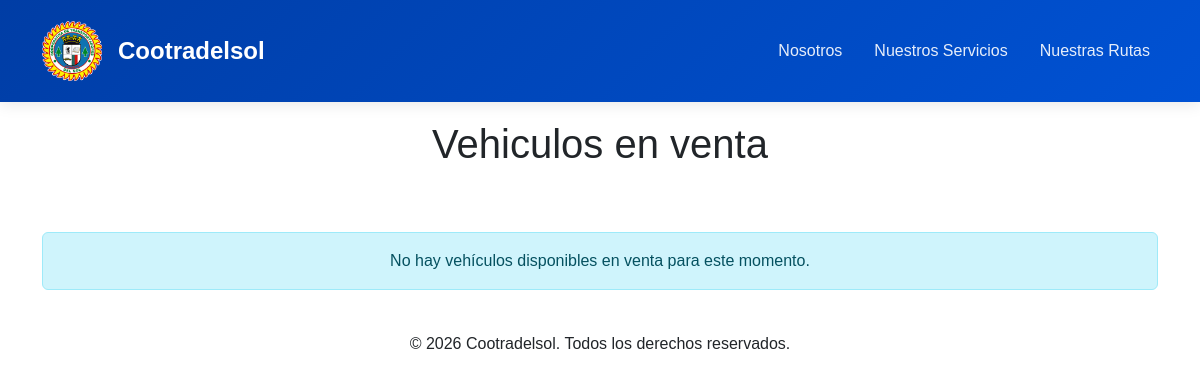
The app's page /vehiculos_venta/, older data.
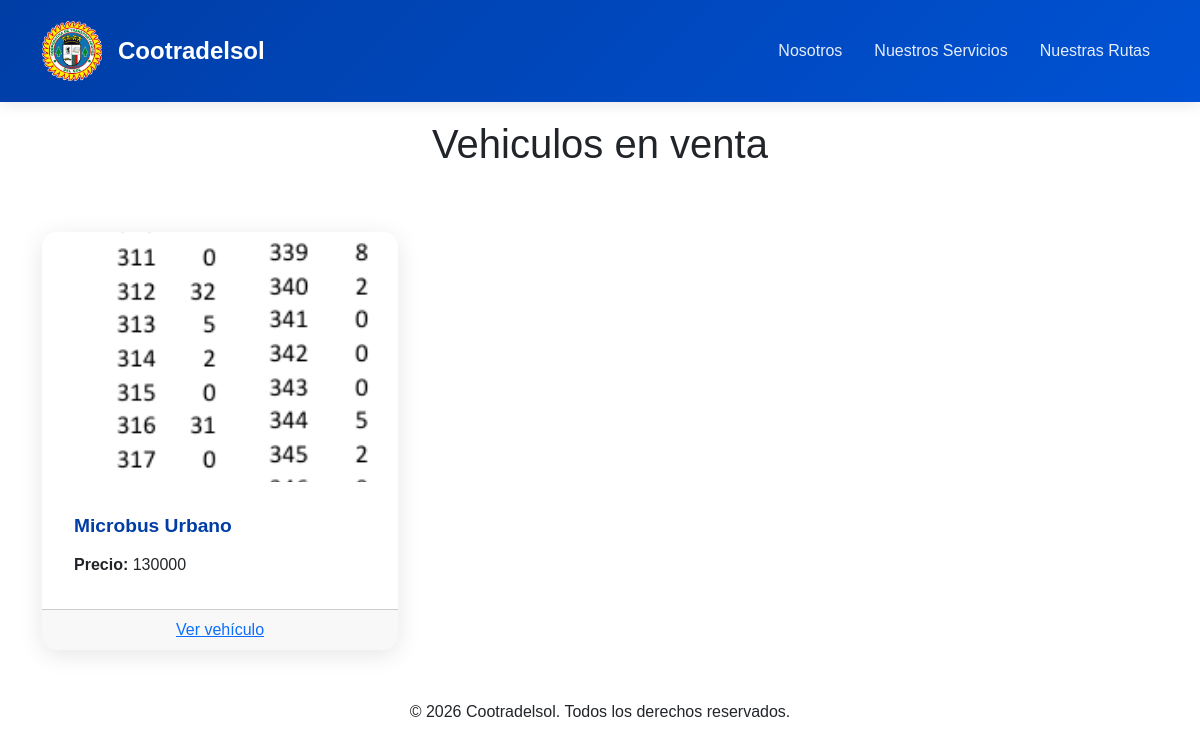
The same page, newer data.
### admin_cosol/models.py (models this page shows, shortened)
class Vehiculos (models.Model):
    TIPO_CHOICES = [
        ('Taxi','Taxi'),
        ('Microbus Urbano','Microbus urbano'),
        ('Camioneta intermunicipal','Camioneta intermunicipal'),
        ('Microbus intermunicipal','Microbus intermunicipal'),
    ]
    tipo_vehiculo = models.CharField(choices= TIPO_CHOICES, max_length=50, default='TAX')
    precio = models.CharField(max_length=20)
    marca = models.CharField(max_length=200)
    modelo = models.CharField(max_length=20)
    capacidad = models.CharField(max_length=2)
    descripcion = models.TextField(blank=True, null=True)
    imagen = models.ImageField( upload_to='vehiculos/',blank=True, null=True)

### admin_cosol/views.py (the view)
# urls.py: path('vehiculos_venta/', views.vehiculos_venta, name='vehiculos_venta' ),
def vehiculos_venta(request):
    vehiculos = Vehiculos.objects.all()
    return render(request, 'vehiculos_venta.html',{
        'vehiculos':vehiculos
    })

### admin_cosol/templates/vehiculos_venta.html (shortened to what this page needs)
<!DOCTYPE html>
<html lang="es">
<head>
    <link href="https://cdn.jsdelivr.net/npm/bootstrap@5.3.8/dist/css/bootstrap.min.css" rel="stylesheet">
    {% load static %}
    <link rel="stylesheet" href="{% static 'admin_cosol/css/vehiculos.css' %}">
</head>
<body>
    <nav class="navbar navbar-dark fixed-top">
        <div class="container">
            <a class="navbar-brand" href="/">
                <img src="{% static 'admin_cosol/img/logo.png' %}" alt="Logo Cootradelsol" width="60">
                <span>Cootradelsol</span>
            </a>
            <ul class="navbar-nav d-flex flex-row gap-3">
                <li class="nav-item">
                    <a class="nav-link" href="/#nosotros">Nosotros</a>
                </li>
                <li class="nav-item">
                    <a class="nav-link" href="/#servicios">Nuestros Servicios</a>
                </li>
                <li class="nav-item">
                    <a class="nav-link" href="/#rutas">Nuestras Rutas</a>
                </li>
            </ul>
        </div>
    </nav>
    <div class="section-title" data-aos="fade-up">
                <h2>Nuestros Servicios</h2>
            </div>
            <h1 class="section-title">Vehiculos en venta</h1>
{% if vehiculos|length == 0 %}
    <div class="container">
        <div class="alert alert-info text-center" role="alert">
            No hay vehículos disponibles en venta para este momento.
        </div>
    </div>
{% endif %}
    <div class="container">
        <div class="row g-4">
            {% for vehiculo in vehiculos %}
            <div class="col-md-4">
                <div class="card">
                    <img src="{{ vehiculo.imagen.url }}" alt="Imagen del vehiculo" class="card-img-top">
                    <div class="card-body">
                        <h5 class="card-title" style="font-size:larger;">{{ vehiculo.tipo_vehiculo }}</h5>
                        <p class="card-text"><strong>Precio:</strong> {{ vehiculo.precio }}</p>
                    </div>
                    <div class="card-footer text-center">
                        <a href="{% url 'detalle_vehiculo_venta' vehiculo.id %}">Ver vehículo</a>
                    </div>
                </div>
            </div>
            {% endfor %}
        </div>
    </div>
        <div style="margin: 50px 0; text-align: center;">
            <p>&copy; 2026 Cootradelsol. Todos los derechos reservados.</p>
        </div>
</body>
</html>

### admin_cosol/static/admin_cosol/css/vehiculos.css (style rules this page uses)
:root { --primary-color: #FDB913; --secondary-color: #003DA5; --dark-color: #1a1a1a; --light-color: #f8f9fa; }
* { margin: 0; padding: 0; box-sizing: border-box; }
body { font-family: 'Poppins', sans-serif; overflow-x: hidden; }
.navbar { background: linear-gradient(135deg, var(--secondary-color) 0%, #0052d4 100%); padding: 1rem 0; box-shadow: 0 2px 15px rgba(0,0,0,0.1); transition: all 0.3s ease; }
.navbar .container { display: flex; justify-content: space-between; align-items: center; flex-wrap: wrap; }
.navbar-brand { display: flex; align-items: center; gap: 1rem; color: white !important; font-weight: 700; font-size: 1.5rem; }
.navbar-brand img { transition: transform 0.3s ease; }
.nav-link { color: rgba(255,255,255,0.9) !important; font-weight: 500; margin: 0 0.5rem; position: relative; transition: all 0.3s ease; }
.nav-link::after { content: ''; position: absolute; bottom: 0; left: 50%; width: 0; height: 2px; background: var(--primary-color); transition: all 0.3s ease; transform: translateX(-50%); }
.section-title { text-align: center; margin-bottom: 4rem; position: relative; }
.section-title h2 { font-size: 2.5rem; font-weight: 700; color: var(--secondary-color); position: relative; display: inline-block; }
.section-title h2::after { content: ''; position: absolute; bottom: -10px; left: 50%; transform: translateX(-50%); width: 60px; height: 4px; background: var(--primary-color); border-radius: 2px; }
.card { border: none; border-radius: 15px; overflow: hidden; box-shadow: 0 5px 25px rgba(0,0,0,0.1); transition: all 0.3s ease; height: 100%; }
.card-img-top { height: 250px; object-fit: cover; }
.card-body { padding: 2rem; }
.card-title { color: var(--secondary-color); font-weight: 600; margin-bottom: 1rem; }

Row changes from the older to the newer data that the page shows:
added Vehiculos: imagen (picture), tipo_vehiculo "Microbus Urbano", precio "130000"
Text that changed along with them:
text no longer shown: "No hay vehículos disponibles en venta para este momento."
